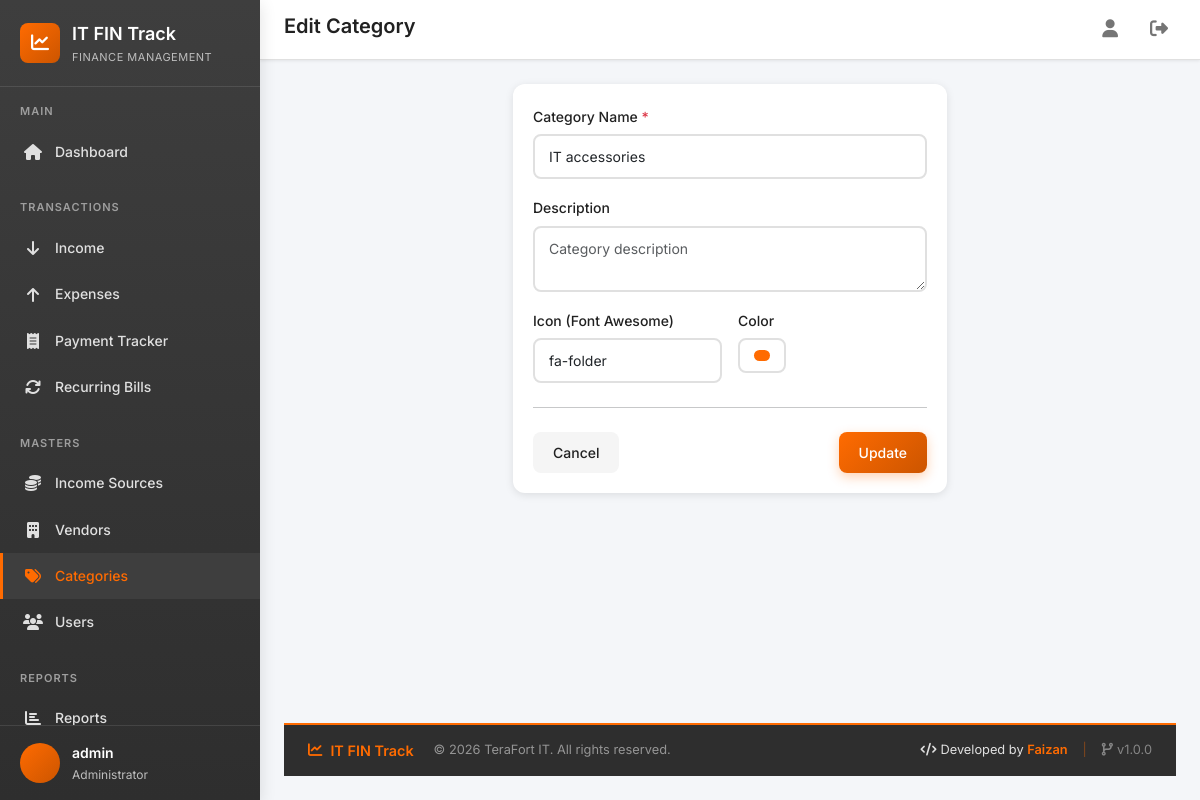
The app's page /categories/1/edit/ (signed in) with its own data.
### core/models/user.py (models this page shows, shortened)
class User(AbstractUser):
    class Role(models.TextChoices):
        ADMIN = 'admin', 'Administrator'
        EXECUTIVE = 'executive', 'IT Executive'
        ACCOUNTANT = 'accountant', 'Accountant'
        MANAGER = 'manager', 'Manager'
        VIEWER = 'viewer', 'Viewer'
    role = models.CharField(
        max_length=20,
        choices=Role.choices,
        default=Role.VIEWER,
        help_text='User role determines access permissions'
    )
    department = models.CharField(
        max_length=100,
        blank=True,
        default='IT',
        help_text='Department the user belongs to'
    )
    phone = models.CharField(
        max_length=20,
        blank=True,
        help_text='Contact phone number'
    )
    is_soft_deleted = models.BooleanField(
        default=False,
        help_text='Soft delete flag - never lose data'
    )
    created_at = models.DateTimeField(auto_now_add=True)
    updated_at = models.DateTimeField(auto_now=True)
    class Meta:
        verbose_name = 'User'
        verbose_name_plural = 'Users'
        ordering = ['-created_at']
    @property
    def is_admin(self):
        return self.role == self.Role.ADMIN

### core/models/category.py (models this page shows, shortened)
class Category(models.Model):
    name = models.CharField(
        max_length=100,
        unique=True,
        help_text='Category name'
    )
    description = models.TextField(
        blank=True,
        help_text='Category description'
    )
    icon = models.CharField(
        max_length=50,
        blank=True,
        default='fa-folder',
        help_text='Font Awesome icon class'
    )
    color = models.CharField(
        max_length=7,
        default='#FF6B01',
        help_text='Category color (hex code)'
    )
    is_active = models.BooleanField(
        default=True,
        help_text='Is this category currently active?'
    )
    is_soft_deleted = models.BooleanField(
        default=False,
        help_text='Soft delete flag'
    )
    created_at = models.DateTimeField(auto_now_add=True)
    updated_at = models.DateTimeField(auto_now=True)
    class Meta:
        verbose_name = 'Category'
        verbose_name_plural = 'Categories'
        ordering = ['name']

### core/views/category.py (the view)
# urls.py: path('categories/<int:pk>/edit/', category_views.category_edit, name='category_edit'),
@login_required
def category_edit(request, pk):
    category = get_object_or_404(Category, pk=pk, is_soft_deleted=False)
    if not request.user.is_admin:
        messages.error(request, 'Only admins can edit categories.')
        return redirect('core:category_list')
    if request.method == 'POST':
        form = CategoryForm(request.POST, instance=category)
        if form.is_valid():
            form.save()
            messages.success(request, 'Category updated successfully!')
            return redirect('core:category_list')
    else:
        form = CategoryForm(instance=category)
    return render(request, 'core/category/form.html', {
        'form': form,
        'category': category,
        'title': 'Edit Category',
        'action': 'Update',
    })

### core/forms/category.py
class CategoryForm(forms.ModelForm):
    class Meta:
        model = Category
        fields = ['name', 'description', 'icon', 'color']
        widgets = {
            'name': forms.TextInput(attrs={'class': 'form-control', 'placeholder': 'Category name'}),
            'description': forms.Textarea(attrs={'class': 'form-control', 'rows': 2, 'placeholder': 'Category description'}),
            'icon': forms.TextInput(attrs={'class': 'form-control', 'placeholder': 'fa-folder'}),
            'color': forms.TextInput(attrs={'type': 'color', 'class': 'form-control form-control-color'}),
        }

### core/context_processors.py (called while the page is built)
def theme_colors(request):
    return {
        'THEME_COLORS': getattr(settings, 'THEME_COLORS', {}),
    }

### templates/core/category/form.html (shortened to what this page needs)
{% extends 'base.html' %}
{% block page_title %}{{ title }}{% endblock %}
{% block content %}
<div class="fade-in">
    <div class="row justify-content-center">
        <div class="col-lg-6">
            <div class="card">
                <div class="card-body">
                    <form method="post">
                        <div class="row g-3">
                            <div class="col-12">
                                <label class="form-label">Category Name <span class="text-danger">*</span></label>
                                {{ form.name }}
                            </div>
                            <div class="col-12">
                                <label class="form-label">Description</label>
                                {{ form.description }}
                            </div>
                            <div class="col-md-6">
                                <label class="form-label">Icon (Font Awesome)</label>
                                {{ form.icon }}
                            </div>
                            <div class="col-md-6">
                                <label class="form-label">Color</label>
                                {{ form.color }}
                            </div>
                        </div>
                        <hr class="my-4">
                        <div class="d-flex justify-content-between">
                            <a href="{% url 'core:category_list' %}" class="btn btn-light">Cancel</a>
                            <button type="submit" class="btn btn-primary">{{ action }}</button>
                        </div>
                    </form>
                </div>
            </div>
        </div>
    </div>
</div>
{% endblock %}

### templates/base.html (shortened to what this page needs)
{% load static %}
<!DOCTYPE html>
<html lang="en">
<head>
    <link href="https://cdn.jsdelivr.net/npm/bootstrap@5.3.2/dist/css/bootstrap.min.css" rel="stylesheet">
    <link rel="stylesheet" href="https://cdnjs.cloudflare.com/ajax/libs/font-awesome/6.5.1/css/all.min.css">
    <link rel="stylesheet" href="{% static 'css/style.css' %}">
</head>
<body>
    <div class="app-container">
        <aside class="sidebar" id="sidebar">
            <div class="sidebar-header">
                <div class="sidebar-logo">
                    <i class="fas fa-chart-line"></i>
                </div>
                <div>
                    <div class="sidebar-title">IT FIN Track</div>
                    <div class="sidebar-subtitle">Finance Management</div>
                </div>
            </div>
            <nav class="sidebar-nav">
                <div class="nav-section">
                    <div class="nav-section-title">Main</div>
                    <a href="{% url 'core:dashboard' %}" class="nav-link {% if request.resolver_match.url_name == 'dashboard' %}active{% endif %}">
                        <i class="fas fa-home"></i>
                        <span>Dashboard</span>
                    </a>
                </div>
                <div class="nav-section">
                    <div class="nav-section-title">Transactions</div>
                    <a href="{% url 'core:income_list' %}" class="nav-link {% if 'income' in request.resolver_match.url_name and 'source' not in request.resolver_match.url_name %}active{% endif %}">
                        <i class="fas fa-arrow-down"></i>
                        <span>Income</span>
                    </a>
                    <a href="{% url 'core:expense_list' %}" class="nav-link {% if 'expense' in request.resolver_match.url_name %}active{% endif %}">
                        <i class="fas fa-arrow-up"></i>
                        <span>Expenses</span>
                    </a>
                    <a href="{% url 'core:payment_tracker' %}" class="nav-link {% if 'payment_tracker' in request.resolver_match.url_name %}active{% endif %}">
                        <i class="fas fa-receipt"></i>
                        <span>Payment Tracker</span>
                    </a>
                    <a href="{% url 'core:recurring_bill_list' %}" class="nav-link {% if 'recurring_bill' in request.resolver_match.url_name %}active{% endif %}">
                        <i class="fas fa-sync"></i>
                        <span>Recurring Bills</span>
                    </a>
                </div>
                <div class="nav-section">
                    <div class="nav-section-title">Masters</div>
                    <a href="{% url 'core:income_source_list' %}" class="nav-link {% if 'income_source' in request.resolver_match.url_name %}active{% endif %}">
                        <i class="fas fa-coins"></i>
                        <span>Income Sources</span>
                    </a>
                    <a href="{% url 'core:vendor_list' %}" class="nav-link {% if 'vendor' in request.resolver_match.url_name %}active{% endif %}">
                        <i class="fas fa-building"></i>
                        <span>Vendors</span>
                    </a>
                    <a href="{% url 'core:category_list' %}" class="nav-link {% if 'category' in request.resolver_match.url_name %}active{% endif %}">
                        <i class="fas fa-tags"></i>
                        <span>Categories</span>
                    </a>
                    {% if request.user.is_admin %}
                    <a href="{% url 'core:user_list' %}" class="nav-link {% if 'user_' in request.resolver_match.url_name %}active{% endif %}">
                        <i class="fas fa-users"></i>
                        <span>Users</span>
                    </a>
                    {% endif %}
                </div>
                <div class="nav-section">
                    <div class="nav-section-title">Reports</div>
                    <a href="{% url 'core:report_dashboard' %}" class="nav-link {% if request.resolver_match.url_name == 'report_dashboard' %}active{% endif %}">
                        <i class="fas fa-chart-bar"></i>
                        <span>Reports</span>
                    </a>
                </div>
            </nav>
            <div class="sidebar-footer">
                <div class="user-info">
                    <div class="user-avatar">
                    </div>
                    <div>
                        <div class="user-name">{{ request.user.get_full_name|default:request.user.username }}</div>
                        <div class="user-role">{{ request.user.get_role_display }}</div>
                    </div>
                </div>
            </div>
        </aside>
        <main class="main-content">
            <header class="top-header">
                <div class="header-left">
                    <h1 class="page-title">{% block page_title %}Dashboard{% endblock %}</h1>
                </div>
                <div class="header-right">
                    <a href="{% url 'core:profile' %}" class="header-btn" title="Profile">
                        <i class="fas fa-user"></i>
                    </a>
                    <a href="{% url 'core:logout' %}" class="header-btn" title="Logout">
                        <i class="fas fa-sign-out-alt"></i>
                    </a>
                </div>
            </header>
            {% block content %}{% endblock %}
            <footer class="app-footer">
                <div class="footer-content">
                    <div class="footer-left">
                        <span class="footer-brand">
                            <i class="fas fa-chart-line me-2"></i>IT FIN Track
                        </span>
                        <span class="footer-copyright">
                            &copy; {% now "Y" %} TeraFort IT. All rights reserved.
                        </span>
                    </div>
                    <div class="footer-right">
                        <span class="footer-developer">
                            <i class="fas fa-code me-1"></i>Developed by <strong>Faizan</strong>
                        </span>
                        <span class="footer-divider">|</span>
                        <span class="footer-version">
                            <i class="fas fa-code-branch me-1"></i>v1.0.0
                        </span>
                    </div>
                </div>
            </footer>
        </main>
    </div>
</body>
</html>

### records on screen
User: user.get_full_name "admin", user.role "Administrator"
Category: name "IT accessories", icon "fa-folder", color "#ff6b01"

### other values on screen
{{ title }} "Edit Category"
{{ action }} "Update"
